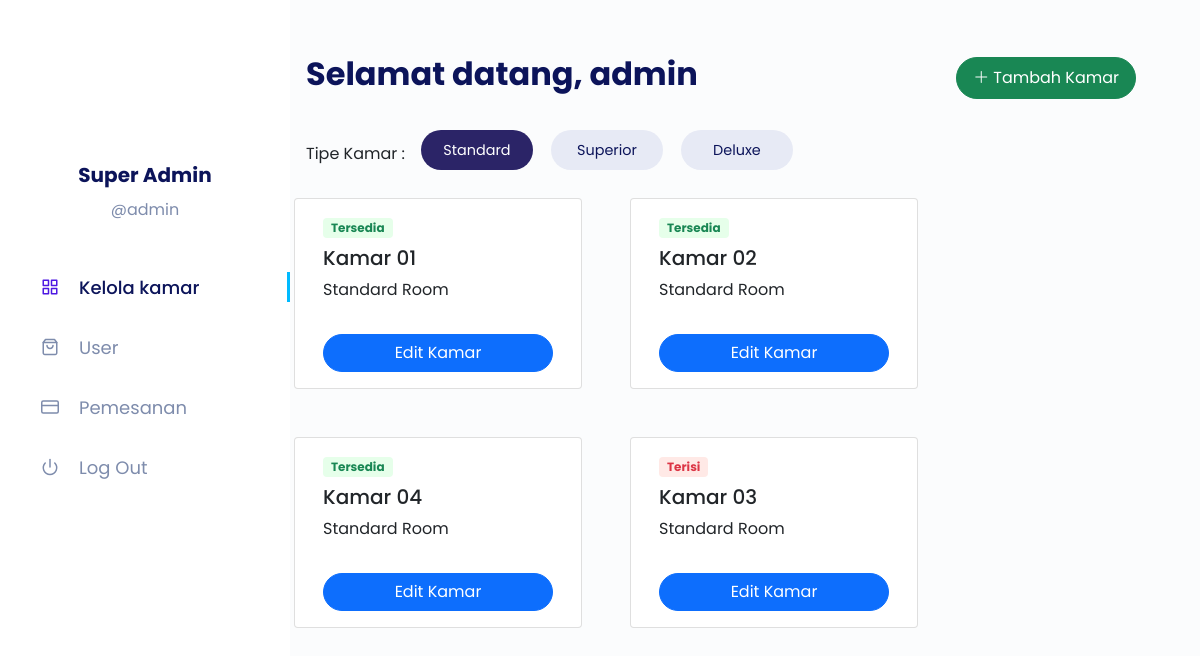
Page /public (signed in) on the committed database.
### tables this page shows
CREATE TABLE `room` (
  `idRoom` int(11) NOT NULL,
  `idRoomType` int(11) NOT NULL,
  `noRoom` int(11) NOT NULL,
  `isBooked` tinyint(1) NOT NULL DEFAULT 0
);

CREATE TABLE `roomType` (
  `idRoomType` int(11) NOT NULL,
  `nameRoomType` varchar(255) NOT NULL,
  `priceRoomType` bigint(64) NOT NULL
);

### app/core/Controller.php (called while the page is built, shortened)
<?php
class Controller {
    public function view($view, $data = [])
    {
        require_once '../app/views/' . $view . '.php';
    }
    public function model($model)
    {
        return new $model;
    }
}

### app/controllers/Home.php (called while the page is built, shortened)
<?php
class Home extends Controller {
    public function index()
    {
        $data['standardRoom'] = $this->model('RoomModel')->getAllStandardRoom();
        $data['superiorRoom'] = $this->model('RoomModel')->getAllSuperiorRoom();
        $data['deluxeRoom'] = $this->model('RoomModel')->getAllDeluxeRoom();
        $data['page'] = 'home';
        $data['judul'] = 'Beranda';
        $this->view('home/index', $data);
    }
}

### app/core/App.php (called while the page is built, shortened)
<?php
class App {
    protected $method = 'index';
    protected $params = [];
    public function __construct()
    {
        $this->controller = new $this->controller;
        call_user_func_array([$this->controller, $this->method], $this->params);
    }
}

### public/index.php (called while the page is built, shortened)
<?php
$app = new App;

### app/core/Database.php (called while the page is built, shortened)
<?php
class Database {
    private $host = DB_HOST;
    private $user = DB_USER;
    private $pass = DB_PASS;
    private $db_name = DB_NAME;
    private $dbh;
    private $stmt;
    public function __construct()
    {
        $dsn = 'mysql:host=' . $this->host . ';dbname=' . $this->db_name;
        $option = [
            PDO::ATTR_PERSISTENT => true,
            PDO::ATTR_ERRMODE => PDO::ERRMODE_EXCEPTION
        ];
        try {
            $this->dbh = new PDO($dsn, $this->user, $this->pass, $option);
        } catch(PDOException $e) {
            die($e->getMessage());
        }
    }
    public function query($query)
    {
        $this->stmt = $this->dbh->prepare($query);
    }
    public function execute()
    {
        $this->stmt->execute();
    }
    public function resultSet()
    {
        $this->execute();
        return $this->stmt->fetchAll(PDO::FETCH_ASSOC);
    }
}

### app/models/RoomModel.php (called while the page is built, shortened)
<?php
class RoomModel {
    private $table = 'room';
    private $db;
    public function __construct()
    {
        $this->db = new Database;
    }
    public function getAllStandardRoom()
    {
        $this->db->query('SELECT * FROM ' . $this->table . ' INNER JOIN roomType ON roomType.idRoomType = ' . $this->table . '.idRoomType WHERE roomType.idRoomType=1 ORDER BY isBooked, noRoom ASC');
        return $this->db->resultSet();
    }
    public function getAllSuperiorRoom()
    {
        $this->db->query('SELECT * FROM ' . $this->table . ' INNER JOIN roomType ON roomType.idRoomType = ' . $this->table . '.idRoomType WHERE roomType.idRoomType=2 ORDER BY isBooked, noRoom ASC');
        return $this->db->resultSet();
    }
    public function getAllDeluxeRoom()
    {
        $this->db->query('SELECT * FROM ' . $this->table . ' INNER JOIN roomType ON roomType.idRoomType = ' . $this->table . '.idRoomType WHERE roomType.idRoomType=3 ORDER BY isBooked, noRoom ASC');
        return $this->db->resultSet();
    }
}

### app/views/home/index.php (the view, shortened to what this page needs)
<div class="col-12 col-xl-9">
    <div class="nav">
        <div class="d-flex justify-content-between align-items-center w-100 mb-1 mb-md-0">
            <div class="d-flex justify-content-between align-items-center w-100">
                <?php if(isset($_SESSION['login'])): ?>
                <h2 class="nav-title">Selamat datang, <?= $_SESSION['userName']?></h2>
                <?php endif;?>
                <?php if(isset($_SESSION['login'])) : ?>
                <?php if($_SESSION['isAdmin'] == 1) : ?>
                <a href="" class="btn btn-success py-2 px-3" style="border-radius: 100px;" data-bs-toggle="modal"
                    data-bs-target="#formModal"><i class="bi bi-plus-lg me-1"></i>Tambah
                    Kamar</a>
                <?php endif; ?>
                <?php endif; ?>
            </div>
        </div>
    </div>
    <ul class="nav nav-tabs d-flex justify-content-start align-items-center pt-0" id="tableTab" role="tablist">
        <div class="align-items-center me-3">
            Tipe Kamar :
        </div>
        <li class="nav-item" role="presentation">
            <button class="nav-link active" id="standardRoom-tab" data-bs-toggle="tab" data-bs-target="#standardRoom"
                type="button" role="tab" aria-controls="standardRoom" aria-selected="true">Standard</button>
        </li>
        <li class="nav-item" role="presentation">
            <button class="nav-link" id="superiorRoom-tab" data-bs-toggle="tab" data-bs-target="#superiorRoom"
                type="button" role="tab" aria-controls="superiorRoom" aria-selected="false">Superior</button>
        </li>
        <li class="nav-item" role="presentation">
            <button class="nav-link" id="deluxeRoom-tab" data-bs-toggle="tab" data-bs-target="#deluxeRoom" type="button"
                role="tab" aria-controls="deluxeRoom" aria-selected="false">Deluxe</button>
        </li>
    </ul>
    <div class="tab-content" id="tableTabContent">
        <div class="tab-pane fade show active" id="standardRoom" role="tabpanel" aria-labelledby="standardRoom-tab">
            <div class="row gap-5">
                <?php foreach($data['standardRoom'] as $room) : ?>
                <div class="card" style="width: 18rem;">
                    <div class="card-body">
                        <span style="background-color: <?= $room['isBooked'] == 0 ? '#e6ffea' : '#ffe9e6';?>;"
                            class="badge text-<?= $room['isBooked'] == 0 ? 'success' : 'danger';?> mb-2 py-1 px-2"><?= $room['isBooked'] == 0 ? 'Tersedia' : 'Terisi';?></span>
                        <h5 class="card-title font-weight-bold">Kamar 0<?= $room['noRoom'];?></h5>
                        <p class="card-text"><?= $room['nameRoomType'];?></p>
                        <div class="d-grid">
                            <?php if(isset($_SESSION['login']) && $_SESSION['isAdmin'] == 1 ) : ?>
                            <a type="button" href="<?= BASEURL; ?>/home/detail/<?= $room['idRoom']; ?>"
                                class="btn btn-primary mt-3" style="border-radius: 100px;">Edit Kamar</a>
                            <?php else : ?>
                            <a type="button" href="<?= BASEURL; ?>/home/detail/<?= $room['idRoom']; ?>"
                                class="btn btn-primary mt-3 <?= $room['isBooked'] == 0 ? ' ' : 'disabled'?>"
                                style="border-radius: 100px;">Lihat Detail</a>
                            <?php endif;?>
                        </div>
                    </div>
                </div>
                <?php endforeach; ?>
            </div>
        </div>
    </div>
</div>

### public/css/index.css (style rules this page uses)
html, body { font-family: "Poppins"; font-style: normal; background-color: #FBFCFD; overflow-x: hidden; position: relative; padding-bottom: 70px; }
.btn-transaction, #tableTab .nav-link, .nav-input, .nav-input-group .btn-nav-input, .topup-btn, #toggle-navbar { background-color: transparent; border: none; outline: none; text-decoration: none; }
.nav { display: flex; justify-content: space-between; align-items: center; flex-wrap: wrap; padding: 50px 14px 24px 14px; }
@media (min-width: 768px) { .nav { flex-wrap: nowrap; } }
@media (min-width: 1200px) { .nav { padding: 50px 64px 24px 0px; } }
.nav-title { font-weight: 700; font-size: 32px; line-height: 48px; color: #0C145A; }
#tableTab { padding: 0px; padding-top: 30px; padding-bottom: 20px; border: none; }
.btn-transaction, #tableTab .nav-link { display: flex; justify-content: center; align-items: center; font-weight: 400; font-size: 14.4px; line-height: 22px; text-align: center; margin-bottom: 8px; width: 112px; height: 40px; background: #E7EAF5; color: #0C145A; border-radius: 80px; margin-right: 18px; }
.btn-transaction.active, #tableTab .nav-link.active { background-color: #2B2467; color: #fff; }

### rows in the picture
room: isBooked "Tersedia", noRoom "1", idRoomType.nameRoomType "Standard Room"
room: isBooked "Tersedia", noRoom "2", idRoomType.nameRoomType "Standard Room"
room: isBooked "Tersedia", noRoom "4", idRoomType.nameRoomType "Standard Room"
room: isBooked "Terisi", noRoom "3", idRoomType.nameRoomType "Standard Room"

### other values in the picture
$_SESSION['namaUser'] "Super Admin"
$_SESSION['userName'] "admin"
